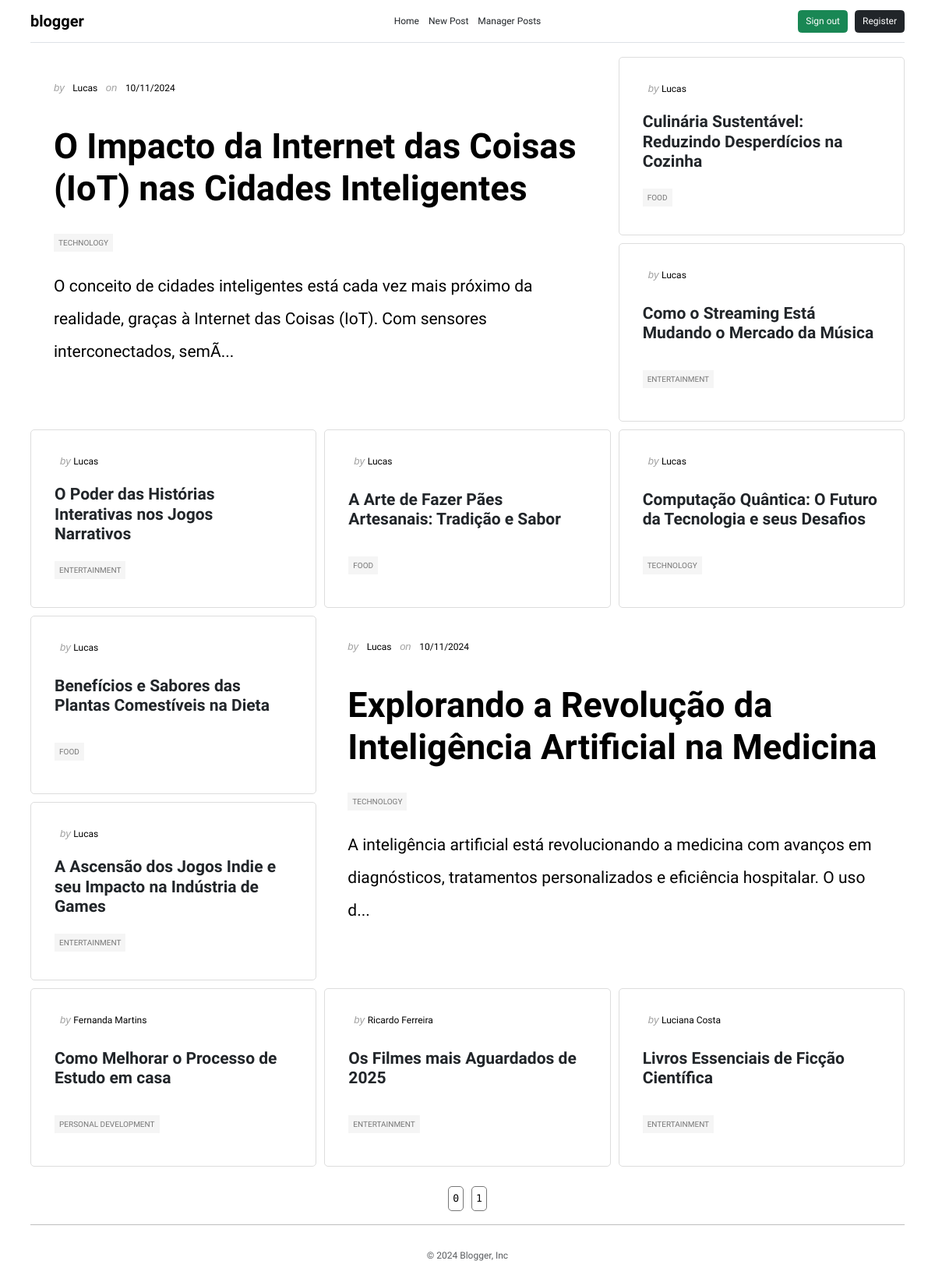
The app's page /index.php (signed in) with its own data.
### tables this page shows
CREATE TABLE IF NOT EXISTS `post` (
  `id` int NOT NULL AUTO_INCREMENT,
  `autor` varchar(150) NOT NULL,
  `title` varchar(150) NOT NULL,
  `category` varchar(20) NOT NULL,
  `content` text NOT NULL,
  `date_post` datetime NOT NULL,
  `date_update` datetime DEFAULT NULL,
  PRIMARY KEY (`id`)
);

### public/index.php (the view, shortened to what this page needs)
<!DOCTYPE html>
<html lang="en">
<head>
</head>
<body>
    <div><?php include 'header.php'; ?></div>
    <div class="container cards">
        <?php
        include_once '../app/database/connection.php';
        $pagina = isset($_GET['page']) ? $_GET['page'] : 0;
        $inicio = $pagina * 12;
        $postagens = mysqli_query($conexao, "SELECT * FROM post ORDER BY date_post DESC LIMIT $inicio, 12;");
        $qtspaginas = mysqli_query($conexao, "SELECT COUNT(id) FROM post;");
        $qts = mysqli_fetch_assoc($qtspaginas);
        $qts = $qts['COUNT(id)'] / 12;
        if (mysqli_num_rows($postagens) > 0) {
            $numPostagem = 1;
            $cont = 0;
            while (mysqli_num_rows($postagens) > $cont) {
                $cont++;
                $postagem = mysqli_fetch_assoc($postagens);
                $class = 'banner' . $numPostagem;
                $autor = $postagem['autor'];
                $titulo = substr($postagem['title'],0, 70);
                $categoria = strtoupper($postagem['category']);
                $conteudo = substr($postagem['content'], 0, 150) . "...";
                $data = date("d/m/Y", strtotime($postagem['date_post']));
                $id = $postagem['id'];
                if ($numPostagem == 1 || $numPostagem == 7) {
                    print "
                        <div class='$class d-flex flex-column'>
                            <div class='header-card'>
                                <p class='autor-data'>by <span class='autor'>$autor</span> on <span class='data'>$data</span></p>
                            </div>
                            <div class='card-body justify-content-evenly d-flex flex-column'>
                                <h5><a class='card-title mt-3 mb-3 text-decoration-none' href='post.php?post=$id'>$titulo</a></h5>
                                <div><span class='categoria p-2'>$categoria</span></div>
                                <p class='fs-3 text fw-light lh-lg'>$conteudo</p>
                            </div>
                        </div>";
                    $numPostagem++;
                } else {
                    print "
                        <div class='$class borda d-flex flex-column'>
                            <p class='titulo'><span class='autor'><span class='autor-data'>by </span> $autor</span></p>
                            <div class='card-body justify-content-around d-flex flex-column'>
                            <h5><a class='card-title2 text-decoration-none text-dark' href='post.php?post=$id''>$titulo</a></h5>
                            <div><span class='categoria p-2'>$categoria</span></div>
                        </div>
                    </div>";
                    $numPostagem++;
                }
            }
        } else {
            echo "Nenhuma postagens encontrada!";
        }
        ?>
    </div>
    <div class="pags">
        <?php
        $cont = 0;
        while ($cont <= $qts) {
            print "<a class='paginas' href='?page=$cont'>$cont</a><br>";
            $cont++;
        }
        ?>
    </div>
    <div><?php include 'footer.php'; ?></div>
</body>
</html>

### public/header.php (shortened to what this page needs)
<!DOCTYPE html>
<html lang="en">
<head>
    <link href="https://cdn.jsdelivr.net/npm/bootstrap@5.3.3/dist/css/bootstrap.min.css" rel="stylesheet">
    <link rel="stylesheet" href="assets/css/style.css">
</head>
<body>
    <div class="container">
        <header class="d-flex flex-wrap align-items-center justify-content-between py-3 mb-4 border-bottom">
            <div class="col-md-3 mb-2 mb-md-0">
                <a href="index.php?page=0" class="d-inline-flex link-body-emphasis text-decoration-none">
                    <span class="logo">blogger</span>
                </a>
            </div>
            <div>
                <ul class="nav col-12 col-md-auto mb-2 justify-content-center mb-md-0">
                    <?php
                    if (isset($_SESSION['usuario'])) {
                        echo '<li><a href="index.php?page=0" class="nav-link px-2 link-dark">Home</a></li>';
                        if ($_SESSION['usuario'] == 1)
                            echo '<li><a href="create-post.php" class="nav-link px-2 link-dark">New Post</a></li>
                              <li><a href="managerposts.php" class="nav-link px-2 link-dark">Manager Posts</a></li>';
                    }
                    ?>
                </ul>
            </div>
            <div class="col-md-3 text-end">
                <form class="d-inline" action="../app/functions.php" method="POST"><button name="logout" type="submit" class="btn btn-<?php if (isset($_SESSION['usuario'])) echo "success"; else echo "danger"; ?> me-2"><?= !isset($_SESSION['usuario']) ? "Sign in" : "Sign out";?></button></form>
                <button onclick="window.location.href='create-user.php'" type="button" class="btn btn-dark">Register</button>
            </div>
        </header>
    </div>
</body>
</html>

### public/footer.php (shortened to what this page needs)
<div class="container">
  <hr>
  <footer class="py-3 my-4">
    <p class="text-center text-body-secondary">© 2024 Blogger, Inc</p>
  </footer>
</div>

### public/assets/css/style.css (style rules this page uses)
* { font-family: "Plus Jakarta Sans", sans-serif; font-optical-sizing: auto; font-weight: 500; font-size: 12px; font-style: normal; color: black; }
.card-title, .card-title2, .logo { font-family: "Plus Jakarta Sans", sans-serif; font-optical-sizing: auto; font-style: normal; }
.card-title { font-weight: 1000; font-size: 45px; }
.card-title2 { font-weight: 800; font-size: 21px; }
.autor-data { font-family: sans-serif, cursive; font-style: italic; font-size: 13px; color: #a0a0a0; }
.autor, .data { margin-left: 7px; margin-right: 7px; }
.pags { display: flex; justify-content: center; margin-top: 20px; border-radius: 5px; }
.paginas { margin: 5px; text-decoration: none; color: black; padding: 5px; border: 1px solid #777777; border-radius: 5px; font-family: "Source Code Pro", monospace; font-size: 13px; }
.borda { border: 1px solid #dddddd; border-radius: 5px; padding: 30px; }
.logo { font-weight: 700; font-size: 20px; }
.categoria { background-color: #f5f5f5; color: #777777; padding: 2px; font-size: 10px; }
@media (min-width: 770px) { .cards { display: grid; grid-template-columns: repeat(3, 1fr); grid-auto-rows: 229px; gap: 10px; } }
@media (min-width: 770px) { .banner1 { grid-column: 1/3; grid-row: 1/3; padding: 30px; } }
@media (min-width: 770px) { .banner2 { grid-column: 3/4; grid-row: 1/2; } }
@media (min-width: 770px) { .banner3 { grid-column: 3/4; grid-row: 2/3; } }
@media (min-width: 770px) { .banner4 { grid-column: 3/4; grid-row: 3/4; } }
@media (min-width: 770px) { .banner5 { grid-column: 2/3; grid-row: 3/4; } }
@media (min-width: 770px) { .banner6 { grid-column: 1/2; grid-row: 3/4; } }
@media (min-width: 770px) { .banner7 { grid-column: 2/4; grid-row: 4/6; padding: 30px; } }
@media (min-width: 770px) { .banner8 { grid-column: 1/2; grid-row: 4/5; } }
@media (min-width: 770px) { .banner9 { grid-column: 1/2; grid-row: 5/6; } }
@media (min-width: 770px) { .banner10 { grid-column: 1/2; grid-row: 6/7; } }
@media (min-width: 770px) { .banner11 { grid-column: 2/3; grid-row: 6/7; } }
@media (min-width: 770px) { .banner12 { grid-column: 3/4; grid-row: 6/7; } }

### records on screen
post: autor "Lucas", date_post "10/11/2024", title "O Impacto da Internet das Coisas (IoT) nas Cidades Inteligentes", category "TECHNOLOGY", content "O conceito de cidades inteligentes está cada vez mais próximo da realidade, graças à Internet das Coisas (IoT). Com sensores interconectados, semÃ..."
post: autor "Lucas", title "Culinária Sustentável: Reduzindo Desperdícios na Cozinha", category "FOOD"
post: autor "Lucas", title "Como o Streaming Está Mudando o Mercado da Música", category "ENTERTAINMENT"
post: autor "Lucas", title "Computação Quântica: O Futuro da Tecnologia e seus Desafios", category "TECHNOLOGY"
post: autor "Lucas", title "A Arte de Fazer Pães Artesanais: Tradição e Sabor", category "FOOD"
post: autor "Lucas", title "O Poder das Histórias Interativas nos Jogos Narrativos", category "ENTERTAINMENT"
post: autor "Lucas", date_post "10/11/2024", title "Explorando a Revolução da Inteligência Artificial na Medicina", category "TECHNOLOGY", content "A inteligência artificial está revolucionando a medicina com avanços em diagnósticos, tratamentos personalizados e eficiência hospitalar. O uso d..."
post: autor "Lucas", title "Benefícios e Sabores das Plantas Comestíveis na Dieta", category "FOOD"
post: autor "Lucas", title "A Ascensão dos Jogos Indie e seu Impacto na Indústria de Games", category "ENTERTAINMENT"
post: autor "Fernanda Martins", title "Como Melhorar o Processo de Estudo em casa", category "PERSONAL DEVELOPMENT"
post: autor "Ricardo Ferreira", title "Os Filmes mais Aguardados de 2025", category "ENTERTAINMENT"
post: autor "Luciana Costa", title "Livros Essenciais de Ficção Científica", category "ENTERTAINMENT"
